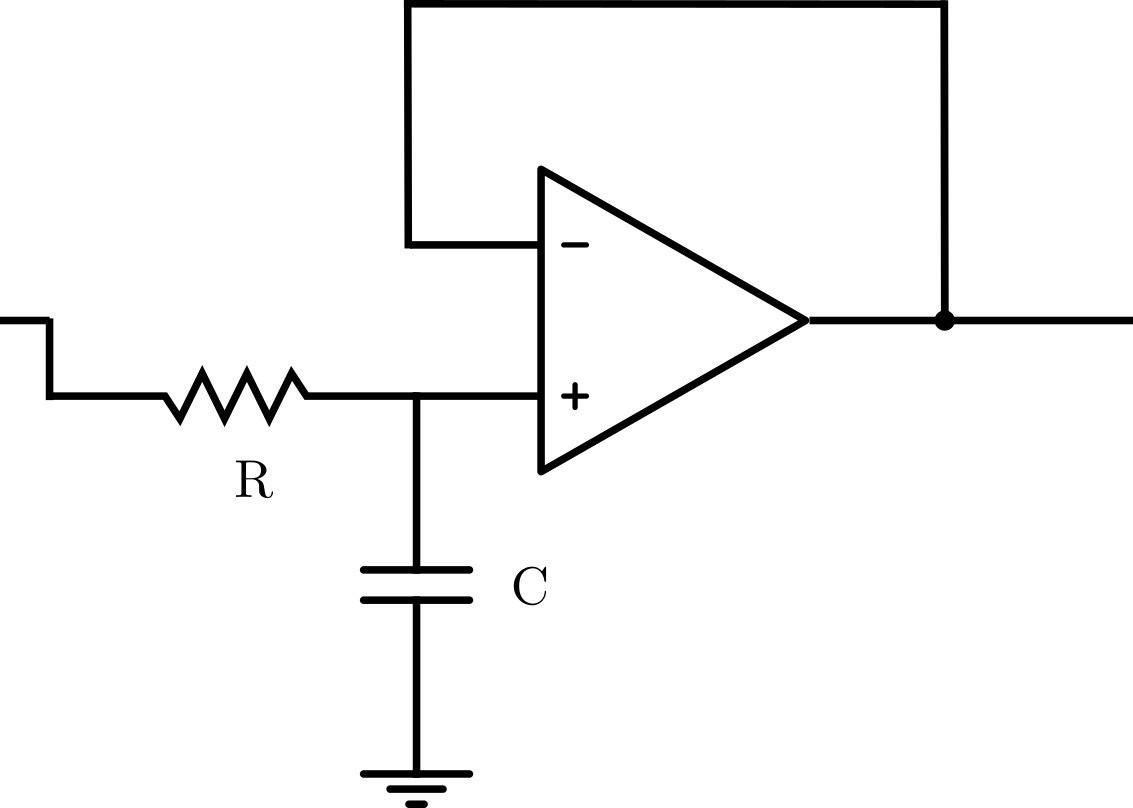
%> input picture Eletrônica 2/bode/primeira_ordem.png, 1133 x 808 px
$ octave main.m   (GNU Octave 9; MATLAB toolbox functions it lacks are replaced by stand-ins)
%> lines starting %> are read from the running program, lines starting %| are printed output that depends on the picture
% ==========================================================================
%
%          CONSTRUÇÃO DE FILTRO ATIVO A PARTIR DE AMAX E AMIN
%
% O seguinte script foi montado para proporcionar um circuito baseado em amax e amin.
% O programa utiliza uma função própria de diagrama de bode cirada pelo autor.
% A fim de evitar conflitos com o pacote de controle do octave, a função capaz
% de executar o diagrama de bode foi denominada bodeS.
% Para utilizar a função bodeS, basta entrar com uma função onde o
% único parâmetro passado funcionaria como 's' de um função de transferência.
% Essa função de transferência pode ser uma função anônima ou uma função comum.
%
% Autor: Lucas Xavier de Morais - 190950011
% Data: 28/06/23
%
% ==========================================================================

clear all; close all; clc; clf;

function ret = sPrim(wn) %Função para gerar a string de primeira ordem
  ret = strcat('(s+(' , num2str(wn) , '))' );
endfunction

function ret = sSeg(wn, csi) %Função para gerar a string de segunda ordem
  ret = strcat('(s^2+(' , num2str(2*csi*wn) , ')*s+(' , num2str(wn^2) , '))');
endfunction

function ret = bodeS(H) %Função para calcular o bode que retorna os módulos, fase e domínio do diagrama de bode dada uma função de transferência
  ret.omegas = logspace(-2, 8, 100000);

  ret.modules = ones(1,length(ret.omegas));
  ret.angles = ones(1,length(ret.omegas));

  for i = [1:length(ret.omegas)]
    w = ret.omegas(i);
    s = j*w;
    aux = H(s);
    ret.modules(i) = 20*log10(abs(aux));
    ret.angles(i) = angle(aux);
  endfor
endfunction

function ret = getCsis(polos) %Função retorna uma lista com os csis dado uma lista de polos
  for p = [1:length(polos)]
    ret(p) = abs(atan(real(polos(p)) / abs(polos(p))));
  endfor
endfunction

% Simples validação de entrada de dados. Há a opção do usuário utilizar os valores padrões para facilitar os testes
% do código, permitindo mais facilmente alterar o tipo e arquitetura do filtro.
while 1
    try
      %Entrada de dados
      default = input('Usar valores padrao? 1 - Sim, 2 - Nao');
      if (default == 1)
        % Valores padrões para facilitar os testes.
        amax = 1
        amin = 25
        fp = 10000
        wp = 2*pi*fp
        fs = 15000
        ws = 2*pi*fs
        ganho = 1
        while 1 % Permitindo ao usuário a escolha do tipo e arquitetura do filtro com uma validação de dados simples.
          try
            tipo = input('Qual o tipo de filtro: 1 - Butterworth ; 2 - Chebyschev : ' );
            arquitetura = input('Qual a arquitetura: 1 - Sallem-Key ; 2 - MFB : ' );
            break
          catch
            printf('Valores invalidos!\n');
          end_try_catch
        endwhile
        break
      endif

      % Entradas de dados
      amax = input('Amax [db] = ');
      amin = input('Amin [db] = ');
      fp = input('fp [Hz] = ');
      wp = 2*pi*fp;
      fs = input('fs [Hz] = ');
      ws = 2*pi*fs;
      ganho = input('Ganho K [V/V] = ');
      tipo = input('Qual o tipo de filtro: 1 - Butterworth ; 2 - Chebyschev : ' );
      arquitetura = input('Qual a arquitetura: 1 - Sallem-Key ; 2 - MFB : ' );
      break
    catch
      printf('Valores invalidos!\n');
    end_try_catch
endwhile
%> this loop made 1 pass; the answer given on pass 1: 1

%Cálculo de epsilon
epsilon = sqrt( (10^(amax/10)) - 1 );

switch tipo
  case 1 % Butterworth
    ordem = ceil( (log10(((10^(amin/10)) - 1) / (epsilon^2))) / ( 2*log10(fs/fp) ) );

    w0 = wp*((1/epsilon)^(1/ordem));
    angulos = [ pi/(2*ordem) : pi/ordem : (pi/2)]; % Gerando uma lista com os ângulos dos primeiros polos antes dos conjugados
    for p = [1:length(angulos)] %Cálculo dos polos a partir dos ângulos
      polos(p) = w0*( (-sin(angulos(p))) + (j*cos(angulos(p))) );
    endfor

    % Inicia o processo do cáclulo do diagrama de bode, primeiro fazendo do polo de primeira ordem separado
    csis = getCsis(polos); %Gera os csis

    funcStr = ""; % Gerando a função de transferência através de uma string
    if (floor(ordem/2) != ordem/2)
      funcStr = strcat("(",sPrim(polos(end)));
    else
      funcStr = ("(1");
    endif

    for i = [1:length(polos)-1] % diagrama de bode para os polos conjugados
      funcStr = strcat(funcStr , "*" ,sSeg(w0, csis(i)));
    endfor

    % Transforma a função de transfrência de string para um função anônima capaz de funcionar com o bode
    funcStr = strcat("@(s)",num2str(ganho*(w0^ordem)), '/', funcStr, ")");
    T = str2func(funcStr);

    bodes = bodeS(T);

  case 2 % Chebyschev
    ordem = ceil( acosh(sqrt(((10^(amin/10)) - 1) / (epsilon^2))) / acosh(fs/fp));

    for p = [1:ceil(ordem/2)] %Cálculo dos polos do modelo de Chebyschev
      A = (((2*p)-1)/ordem)*(pi/2);
      B = (1/ordem)*asinh(1/epsilon);
      polos(p) = (-wp*sin(A)*sinh(B)) + (j*wp*cos(A)*cosh(B));

    endfor

    csis = getCsis(polos); %Gera os csis

    % Inicia o processo do cáclulo do diagrama de bode, primeiro fazendo do polo de primeira ordem separado
    funcStr = ""; % Gerando a função de transferência através de uma string
    if (floor(ordem/2) != ordem/2)
      funcStr = strcat("(",sPrim(polos(end)));
    else
      funcStr = ("(1");
    endif

    for i = [1:length(polos)-1] % diagrama de bode para os polos conjugados
      funcStr = strcat(funcStr , "*" ,sSeg(abs(polos(i)), csis(i)));
    endfor

    % Transforma a função de transfrência de string para um função anônima capaz de funcionar com o bode
    funcStr = strcat("@(s)",num2str(ganho*(wp^ordem)/(epsilon*(2^(ordem-1)))), '/', funcStr, ")");
    T = str2func(funcStr);

    bodes = bodeS(T);

  otherwise
    disp('Erro! Tipo invalido');
endswitch

circuito = [];
%Definição do ganho por estágio
if (ganho == 1)
  ganhoEstagio = 1;
else
  if (floor(ordem/2) != ordem/2) %Verifica se o número de polos é par ou ímpar
    ganhoEstagio = ( (k^(2/(ordem-1))) );
  else
    ganhoEstagio = ( (k^(2/(ordem))) );
  endif
endif

switch arquitetura
  case 1 %Sallem-Key

    for i = [1:length(csis)-1]
      umMenosGanho = 1 - ganhoEstagio;
      %Cálculo de n
      Q = 1 / (2*csis(i));
      Q24 = 4*(Q^2);
      n = (Q24) / (1 - (Q24*umMenosGanho));
      n = 1.25*n; %Aplicando o fator de segurança para n;

      if (ganho != 1) %Checando a segunda condição para n
          aux = (-1) / umMenosGanho;
          if (n != aux) n *= 1.05; endif %Aumentar mais 5%
      endif

      %Cálculo de m
      a = 1 + ( 2*n*umMenosGanho ) + ( n*umMenosGanho )^2;
      b = 2 + ( 2*n*umMenosGanho ) - (n/(Q^2));
      raizDeDelta = sqrt((b^2) - (4*a));
      m1 = ((-b) + raizDeDelta) / (2*a);
      m2 = ((-b) - raizDeDelta) / (2*a);
      m = m1;
      if (m2 > m1) m = m2; endif

      %Cálculo dos capacitores
      circuito(i).c2 = 10^(-8); %Capacitor c2 de 10nF
      circuito(i).c1 = n*circuito(i).c2; %Capacitor c1

      circuito(i).r2 = 1 / ( circuito(i).c2*abs(polos(i))*sqrt(m*n) ); %Resistor r2
      circuito(i).r1 = m*circuito(i).r2; %Resistor r1

      circuito(i).c = 0; circuito(i).r = 0; circuito(i).r3 = 0;
    endfor

    imgArqPath = 'bloco_2_ord_SK.png'; % Marcador para identificar e depois abrir a imagem da arquitetura correta

  case 2 %MFB

    ganhoEstagio = -ganhoEstagio;
    for i = [1:length(csis)-1]
      umMenosGanho = 1 - ganhoEstagio;
      %Cálculo de n
      Q = 1 / (2*csis(i));
      n = (4*(Q^2))*umMenosGanho;
      n = 1.25*n; %Aplicando o fator de segurança para n;

      %Cálculo de m
      a = umMenosGanho^2;
      b = ( 2*umMenosGanho ) - (n/(Q^2));
      raizDeDelta = sqrt((b^2) - (4*a));
      m1 = ((-b) + raizDeDelta) / (2*a);
      m2 = ((-b) - raizDeDelta) / (2*a);
      m = m1;
      if (m2 > m1) m = m2; endif

      %Cálculo dos capacitores
      circuito(i).c2 = 10^(-8); %Capacitor c2 de 10nF
      circuito(i).c1 = n*circuito(i).c2; %Capacitor c1

      circuito(i).r2 = 1 / ( circuito(i).c2*abs(polos(i))*sqrt(m*n) ); %Resistor r2
      circuito(i).r3 = m*circuito(i).r2; %Resistor r3
      circuito(i).r1 = (-circuito(i).r2) / ganhoEstagio; %Resistor r1

      circuito(i).c = 0; circuito(i).r = 0;
    endfor

    imgArqPath = 'bloco_2_ord_MFB.png'; % Marcador para identificar e depois abrir a imagem da arquitetura correta

  otherwise
    disp('Erro! Arquitetura invalida');
endswitch

%Plot do diagrama de bode
figure(1, "name", "Diagrama de Bode");
subplot (2, 1, 1)
semilogx(bodes.omegas, bodes.modules);
title('Módulo');
subplot (2, 1, 2)
semilogx(bodes.omegas, bodes.angles);
title('Fase');
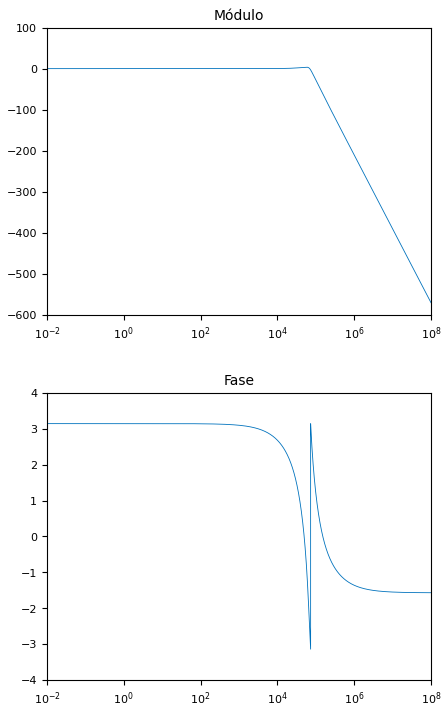
%> figure redrawn from the program's plot data, 2 panels; panel 1: curve peaks at x = 56476.5, y = 3.57; panel 2: curve peaks at x = 0.01, y = 3.14

%String que mostra a função de transferência
numerador = funcStr(1:(index(funcStr,'/')-1));
denominador = funcStr((index(funcStr,'/')+1):end);
disp(''); disp('FUNCAO DE TRANSFERENCIA'); disp(''); disp(funcStr);
%disp(numerador),disp('---------------------------'),disp(denominador);

%Estágio de primeira ordem com ganho unitário
circuito(end+1).c = 10^(-8);
circuito(end).r = 1 / (abs(polos(end))*circuito(end).c);
circuito(end).r1 = 0; circuito(end).r2 = 0; circuito(end).r3 = 0;
circuito(end).c1 = 0; circuito(end).c2 = 0;

% Mostrando os módulos para o circuito
printf('\n ========================= \n');
printf('O circuito deverá ser montado a partir dos valores de componentes citados a seguir.\n');
printf('Cada estágio está descrito baseado em sua ordem.\n');
printf('O estágio de primeira ordem possui 1 resistor e 1 capacitor, dispostos conforme a figura titulada "Estágio de Primeira Ordem".\n');
printf('O estágio de segunda ordem possui 3 resistores e 2 capacitores dispostos conforme a figura titulada "Estágio de Segunda Ordem".\n');

figure(2, "name", " Estágio de Primeira Ordem");
imshow('primeira_ordem.png');
figure(3, "name", " Estágio de Segunda Ordem");
imshow(imgArqPath);
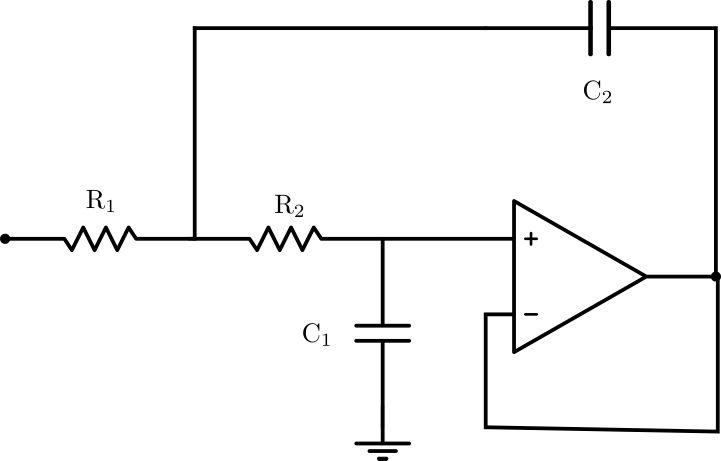
%> input picture Eletrônica 2/bode/bloco_2_ord_SK.png, 1442 x 921 px (shown at 1/2 size)

% Mostrando os componentes por estágio
estg = 1;
for i = circuito
  printf('Estagio %d\n',estg);
  if estg == length(circuito)
    fprintf('Estagio de primeira ordem\n');
    fprintf('R = %e e C = %e\n', i.r, i.c);
  else
    fprintf('Estagio de segunda ordem\n');
    if arquitetura == 1
      fprintf('R1 = %f , R2 = %f\n', i.r1, i.r2);
    else
      fprintf('R1 = %f , R2 = %f , R3 = %f\n', i.r1, i.r2, i.r3);
    endif
    fprintf('C1 = %e , C2 = %e\n', i.c1, i.c2);
  endif
  estg += 1;
endfor
